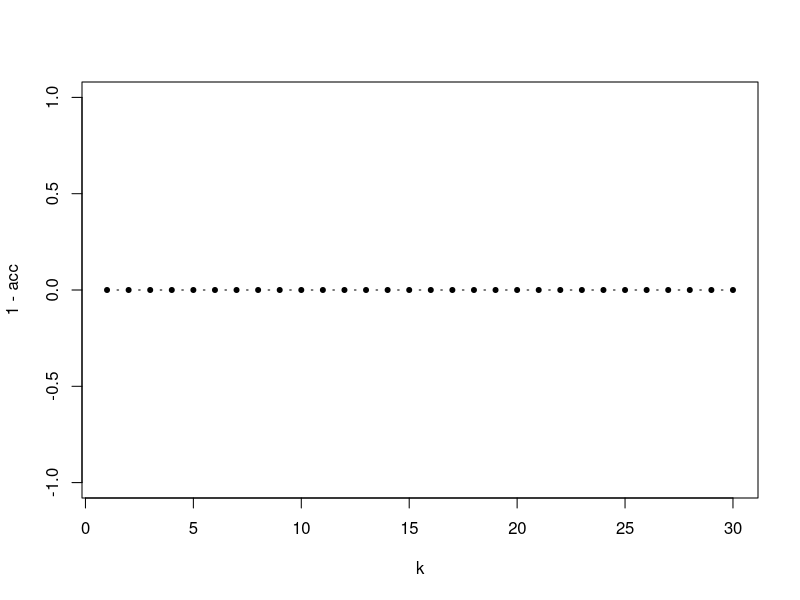
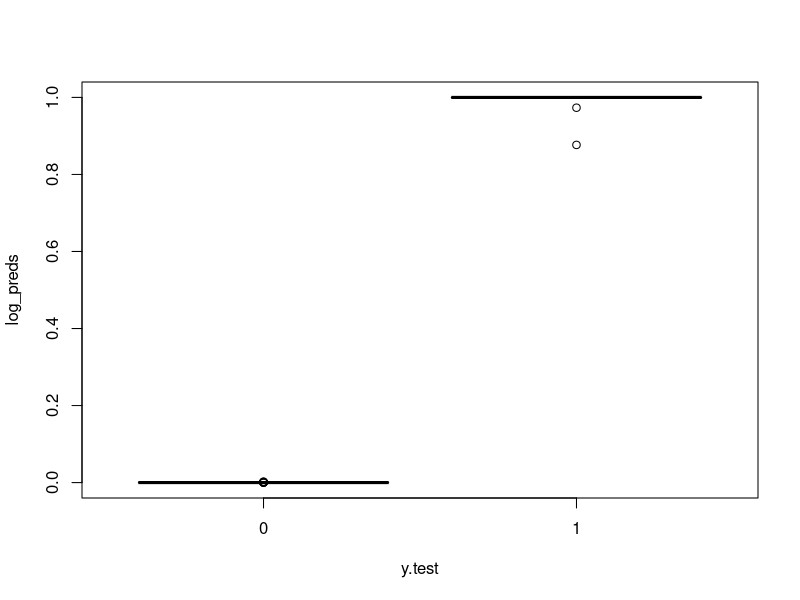
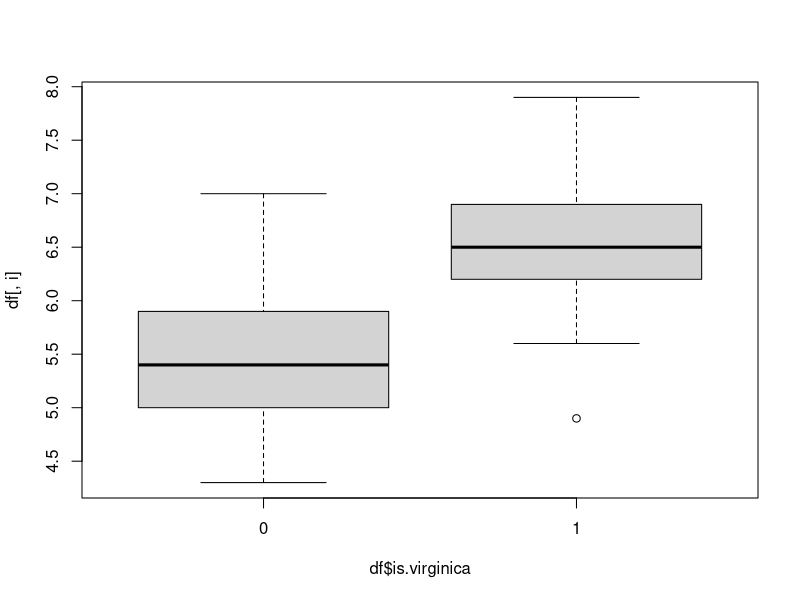
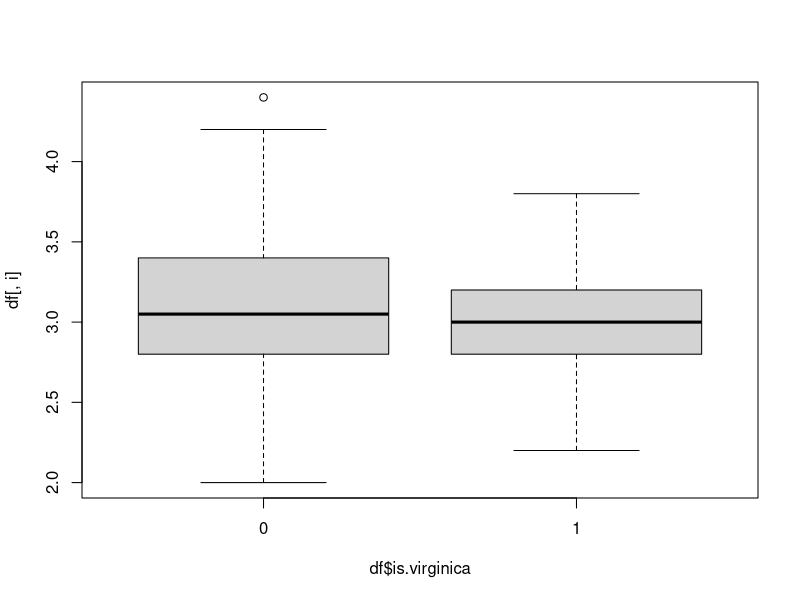
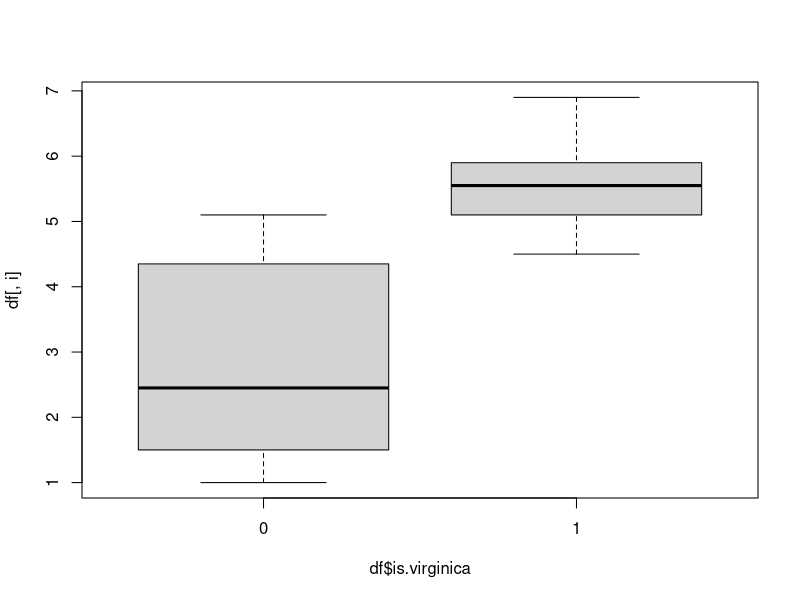
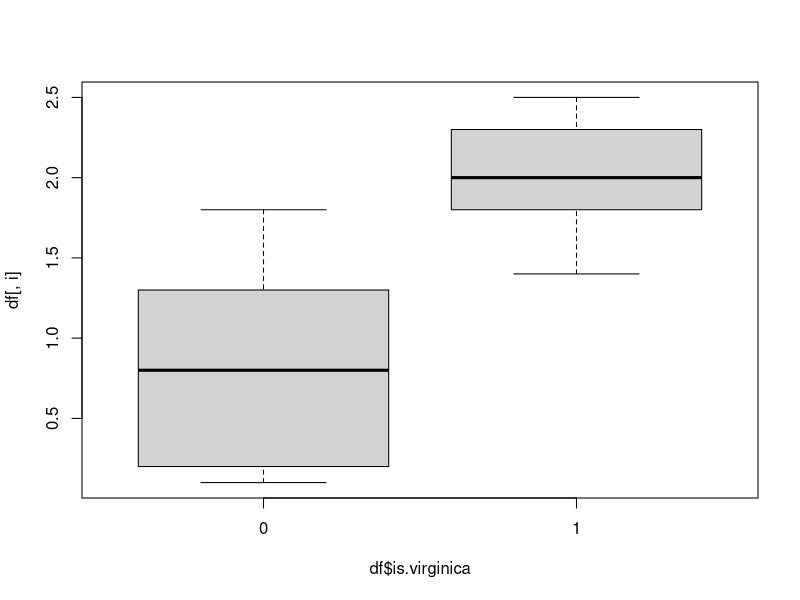

Reproduce these figures in R, in order.
############### Section-3 ##################

########## Exercise - 1 (KNN) ###########
rm(list=ls())
set.seed(4061)
library(class)
library(caret)

df = iris
n = nrow(df)
idx = sample(1:n, )
shuffled_df = df[idx,]
X = shuffled_df
y = shuffled_df$Species
X$Species = NULL
itrain = sample(1:nrow(shuffled_df), 0.8*nrow(shuffled_df))
X.train = X[itrain,]
X.test = X[-itrain,]
y.train = y[itrain]
y.test = y[-itrain]

K = 1
knn_model = knn(X.train, X.test, y.train, K)
knn_model ### Returns the predicted classes for X.test!!

tb = table(knn_model, y.test)
tb
confusionMatrix(data = knn_model, reference = y.test)

Kmax = 30
acc = numeric(length = Kmax)

for(i in 1:Kmax) {
  knn_new_model = knn(X.train, X.test, y.train, i)
  tb = table(knn_new_model, y.test)
  acc[i] = sum(diag(tb))/sum(tb)
}
plot(1-acc, pch=20, t='b', xlab='k')

########### Exercise-2 (Logistic Regression) #########
rm(list=ls())
set.seed(4061)
df = iris
n = nrow(df)
shuffled_df = df[sample(1:n),] 
x = shuffled_df
x$is.virginica = as.numeric(x$Species=="virginica")
x$Species = NULL
idx = sample(1:nrow(x), 100)
X.train = x[idx,]
X.test = x[-idx,]
y.test = X.test$is.virginica
X.test$is.virginica = NULL

log_model = glm(is.virginica~.,data = X.train, family = "binomial")
summary(log_model)

log_preds = predict(log_model, newdata = X.test, type = "response")
boxplot(log_preds~y.test)
preds = as.factor(as.numeric(log_preds>.5))
confusionMatrix(data=preds, reference=as.factor(y.test), positive="1")

############### Exercise - 3 (LDA-Assumptions) ###############
library(MASS) ## for LDA
rm(list=ls())
set.seed(4061)
df = iris
attach(df)
df$is.virginica = as.numeric(df$Species=="virginica")
df$Species = NULL

### Assumptions of LDA ###
# 1) Predictor variables for all the classes are normally distributed
# 2) Different classes have the same covariance matrix.(Homoscedacity)
##########################
## We can use Bartlett's test to check equal covariance ##
## We can use Shapiro's test to check for Normal Distribution of data ##

for(i in 1:4){
  print(bartlett.test(df[,i]~df$is.virginica)$p.value)
}

## H0: All the variance are equal (1st Feature => 0.94)
## Ha: Variances are not equal (2=>0.0025, 3=>1.94*10^-11, 4=>1.695*10^-7)

for(i in 1:4){
  boxplot(df[,i]~df$is.virginica)
}

for(i in 1:4){
  print(shapiro.test(df[which(df$is.virginica==1),i])$p.value)
} ## Normally Distributed
 
for(j in 1:4){
  print(shapiro.test(df[which(df$is.virginica==0),j])$p.value)
} ## Only 1 variable normally distributed.
 
lda.model = lda(is.virginica~., data = df)
lda.model ## (DS: -0.19, 0.87, 0.017, 2.39)

## Interpretation for the model fit is that based on the discriminant
## score for the coefficients, Petal.Width plays the major role 
## in creating a linear boundary between the two classes, followed
## by Sepal.Width which takes the second most precendence.

#################### Exercise - 4 (LDA) ##################

rm(list=ls())
library(MASS) ## for LDA
set.seed(4061)
df = iris
attach(df)
df$is.virginica = as.numeric(df$Species=="virginica")
df$Species = NULL
X = df
X$is.virginica = NULL
y = df$is.virginica
idx = sample(1:nrow(df), 100)
X.train = X[idx,]
X.test = X[-idx,]
y.train = y[idx]
y.test = y[-idx]

lda_model = lda(y.train ~., data = X.train)
lda_model
###
#Positive Coefficient:
#A positive coefficient means that as the value of that predictor variable increases, the corresponding linear discriminant value also increases.
#In terms of classification, this means that higher values of the predictor variable tend to push observations towards that class.
#Negative Coefficient:
#A negative coefficient means that as the value of that predictor variable increases, the corresponding linear discriminant value decreases.
#In terms of classification, this means that higher values of the predictor variable tend to push observations away from that class.
###

lda_preds = predict(lda_model, newdata = X.test)
lda_preds$class

tb = table(lda_preds$class, y.test)
acc_lda = sum(diag(tb))/sum(tb)
acc_lda ## 98%

qda_model = qda(y.train~., data=X.train)
qda_preds = predict(qda_model , newdata=X.test)

tb = table(qda_preds$class, y.test)
acc_qda = sum(diag(tb))/sum(tb)
acc_qda ## 98%

########## Differences between LDA and QDA #############
#Covariance Matrix:
#LDA: Assumes all classes share the same covariance matrix.
#QDA: Allows each class to have its own covariance matrix.
#Decision Boundary:
#LDA: Linear decision boundary (straight line or plane).
#QDA: Quadratic decision boundary (curved surface).
#Flexibility:
#LDA: Less flexible, assumes linear relationships.
#QDA: More flexible, can capture non-linear relationships.
#Computational Efficiency:
#LDA: Generally more computationally efficient due to simpler assumptions.
#QDA: Can be more computationally expensive, especially with large datasets and many features.